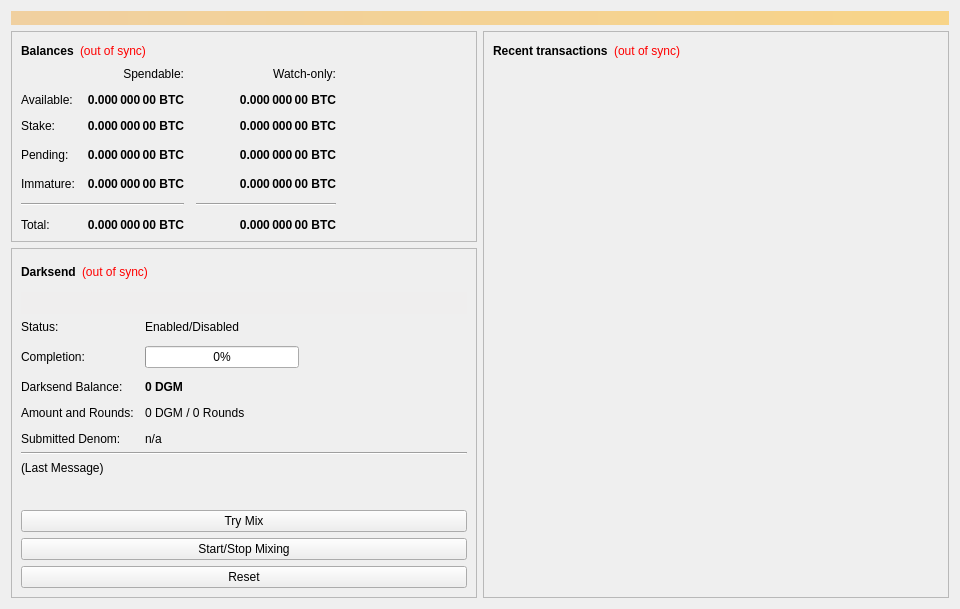
<?xml version="1.0" encoding="UTF-8"?>
<ui version="4.0">
 <class>OverviewPage</class>
 <widget class="QWidget" name="OverviewPage">
  <property name="geometry">
   <rect>
    <x>0</x>
    <y>0</y>
    <width>960</width>
    <height>594</height>
   </rect>
  </property>
  <property name="minimumSize">
   <size>
    <width>960</width>
    <height>0</height>
   </size>
  </property>
  <property name="windowTitle">
   <string>Form</string>
  </property>
  <layout class="QVBoxLayout" name="topLayout">
   <item>
    <widget class="QLabel" name="labelAlerts">
     <property name="visible">
      <bool>false</bool>
     </property>
     <property name="styleSheet">
      <string notr="true">background-color: qlineargradient(x1: 0, y1: 0, x2: 1, y2: 0, stop:0 #F0D0A0, stop:1 #F8D488); color:#000000;</string>
     </property>
     <property name="wordWrap">
      <bool>true</bool>
     </property>
     <property name="margin">
      <number>3</number>
     </property>
    </widget>
   </item>
   <item>
    <layout class="QHBoxLayout" name="horizontalLayout" stretch="1,1">
     <item>
      <layout class="QVBoxLayout" name="verticalLayout_2">
       <item>
        <widget class="QFrame" name="frame">
         <property name="frameShape">
          <enum>QFrame::StyledPanel</enum>
         </property>
         <property name="frameShadow">
          <enum>QFrame::Raised</enum>
         </property>
         <layout class="QVBoxLayout" name="verticalLayout_4">
          <item>
           <layout class="QHBoxLayout" name="horizontalLayout_4">
            <item>
             <widget class="QLabel" name="label_5">
              <property name="font">
               <font>
                <weight>75</weight>
                <bold>true</bold>
               </font>
              </property>
              <property name="text">
               <string>Balances</string>
              </property>
             </widget>
            </item>
            <item>
             <widget class="QLabel" name="labelWalletStatus">
              <property name="cursor">
               <cursorShape>WhatsThisCursor</cursorShape>
              </property>
              <property name="toolTip">
               <string>The displayed information may be out of date. Your wallet automatically synchronizes with the Digimoney network after a connection is established, but this process has not completed yet.</string>
              </property>
              <property name="styleSheet">
               <string notr="true">QLabel { color: red; }</string>
              </property>
              <property name="text">
               <string notr="true">(out of sync)</string>
              </property>
              <property name="alignment">
               <set>Qt::AlignLeading|Qt::AlignLeft|Qt::AlignVCenter</set>
              </property>
             </widget>
            </item>
            <item>
             <spacer name="horizontalSpacer_3">
              <property name="orientation">
               <enum>Qt::Horizontal</enum>
              </property>
              <property name="sizeHint" stdset="0">
               <size>
                <width>40</width>
                <height>20</height>
               </size>
              </property>
             </spacer>
            </item>
           </layout>
          </item>
          <item>
           <layout class="QGridLayout" name="gridLayout">
            <property name="spacing">
             <number>12</number>
            </property>
            <item row="3" column="2">
             <widget class="QLabel" name="labelWatchPending">
              <property name="font">
               <font>
                <weight>75</weight>
                <bold>true</bold>
               </font>
              </property>
              <property name="cursor">
               <cursorShape>IBeamCursor</cursorShape>
              </property>
              <property name="toolTip">
               <string>Unconfirmed transactions to watch-only addresses</string>
              </property>
              <property name="text">
               <string notr="true">0.000 000 00 BTC</string>
              </property>
              <property name="alignment">
               <set>Qt::AlignRight|Qt::AlignTrailing|Qt::AlignVCenter</set>
              </property>
              <property name="textInteractionFlags">
               <set>Qt::LinksAccessibleByMouse|Qt::TextSelectableByKeyboard|Qt::TextSelectableByMouse</set>
              </property>
             </widget>
            </item>
            <item row="3" column="1">
             <widget class="QLabel" name="labelUnconfirmed">
              <property name="font">
               <font>
                <weight>75</weight>
                <bold>true</bold>
               </font>
              </property>
              <property name="cursor">
               <cursorShape>IBeamCursor</cursorShape>
              </property>
              <property name="toolTip">
               <string>Total of transactions that have yet to be confirmed, and do not yet count toward the spendable balance</string>
              </property>
              <property name="text">
               <string notr="true">0.000 000 00 BTC</string>
              </property>
              <property name="alignment">
               <set>Qt::AlignRight|Qt::AlignTrailing|Qt::AlignVCenter</set>
              </property>
              <property name="textInteractionFlags">
               <set>Qt::LinksAccessibleByMouse|Qt::TextSelectableByKeyboard|Qt::TextSelectableByMouse</set>
              </property>
             </widget>
            </item>
            <item row="4" column="2">
             <widget class="QLabel" name="labelWatchImmature">
              <property name="font">
               <font>
                <weight>75</weight>
                <bold>true</bold>
               </font>
              </property>
              <property name="cursor">
               <cursorShape>IBeamCursor</cursorShape>
              </property>
              <property name="toolTip">
               <string>Mined balance in watch-only addresses that has not yet matured</string>
              </property>
              <property name="text">
               <string notr="true">0.000 000 00 BTC</string>
              </property>
              <property name="alignment">
               <set>Qt::AlignRight|Qt::AlignTrailing|Qt::AlignVCenter</set>
              </property>
              <property name="textInteractionFlags">
               <set>Qt::LinksAccessibleByMouse|Qt::TextSelectableByKeyboard|Qt::TextSelectableByMouse</set>
              </property>
             </widget>
            </item>
            <item row="5" column="0" colspan="2">
             <widget class="Line" name="lineSpendableBalance">
              <property name="orientation">
               <enum>Qt::Horizontal</enum>
              </property>
             </widget>
            </item>
            <item row="5" column="2">
             <widget class="Line" name="lineWatchBalance">
              <property name="sizePolicy">
               <sizepolicy hsizetype="Preferred" vsizetype="Fixed">
                <horstretch>0</horstretch>
                <verstretch>0</verstretch>
               </sizepolicy>
              </property>
              <property name="minimumSize">
               <size>
                <width>140</width>
                <height>0</height>
               </size>
              </property>
              <property name="orientation">
               <enum>Qt::Horizontal</enum>
              </property>
             </widget>
            </item>
            <item row="6" column="0">
             <widget class="QLabel" name="labelTotalText">
              <property name="text">
               <string>Total:</string>
              </property>
             </widget>
            </item>
            <item row="4" column="1">
             <widget class="QLabel" name="labelImmature">
              <property name="font">
               <font>
                <weight>75</weight>
                <bold>true</bold>
               </font>
              </property>
              <property name="cursor">
               <cursorShape>IBeamCursor</cursorShape>
              </property>
              <property name="toolTip">
               <string>Mined balance that has not yet matured</string>
              </property>
              <property name="text">
               <string notr="true">0.000 000 00 BTC</string>
              </property>
              <property name="alignment">
               <set>Qt::AlignRight|Qt::AlignTrailing|Qt::AlignVCenter</set>
              </property>
              <property name="textInteractionFlags">
               <set>Qt::LinksAccessibleByMouse|Qt::TextSelectableByKeyboard|Qt::TextSelectableByMouse</set>
              </property>
             </widget>
            </item>
            <item row="3" column="3">
             <spacer name="horizontalSpacer_2">
              <property name="orientation">
               <enum>Qt::Horizontal</enum>
              </property>
              <property name="sizeHint" stdset="0">
               <size>
                <width>40</width>
                <height>20</height>
               </size>
              </property>
             </spacer>
            </item>
            <item row="4" column="0">
             <widget class="QLabel" name="labelImmatureText">
              <property name="text">
               <string>Immature:</string>
              </property>
             </widget>
            </item>
            <item row="6" column="1">
             <widget class="QLabel" name="labelTotal">
              <property name="font">
               <font>
                <weight>75</weight>
                <bold>true</bold>
               </font>
              </property>
              <property name="cursor">
               <cursorShape>IBeamCursor</cursorShape>
              </property>
              <property name="toolTip">
               <string>Your current total balance</string>
              </property>
              <property name="text">
               <string notr="true">0.000 000 00 BTC</string>
              </property>
              <property name="alignment">
               <set>Qt::AlignRight|Qt::AlignTrailing|Qt::AlignVCenter</set>
              </property>
              <property name="textInteractionFlags">
               <set>Qt::LinksAccessibleByMouse|Qt::TextSelectableByKeyboard|Qt::TextSelectableByMouse</set>
              </property>
             </widget>
            </item>
            <item row="6" column="2">
             <widget class="QLabel" name="labelWatchTotal">
              <property name="font">
               <font>
                <weight>75</weight>
                <bold>true</bold>
               </font>
              </property>
              <property name="cursor">
               <cursorShape>IBeamCursor</cursorShape>
              </property>
              <property name="toolTip">
               <string>Current total balance in watch-only addresses</string>
              </property>
              <property name="text">
               <string notr="true">0.000 000 00 BTC</string>
              </property>
              <property name="alignment">
               <set>Qt::AlignRight|Qt::AlignTrailing|Qt::AlignVCenter</set>
              </property>
              <property name="textInteractionFlags">
               <set>Qt::LinksAccessibleByMouse|Qt::TextSelectableByKeyboard|Qt::TextSelectableByMouse</set>
              </property>
             </widget>
            </item>
            <item row="0" column="2">
             <widget class="QLabel" name="labelWatchonly">
              <property name="text">
               <string>Watch-only:</string>
              </property>
              <property name="alignment">
               <set>Qt::AlignRight|Qt::AlignTrailing|Qt::AlignVCenter</set>
              </property>
             </widget>
            </item>
            <item row="1" column="0">
             <widget class="QLabel" name="labelBalanceText">
              <property name="text">
               <string>Available:</string>
              </property>
             </widget>
            </item>
            <item row="1" column="1">
             <widget class="QLabel" name="labelBalance">
              <property name="font">
               <font>
                <weight>75</weight>
                <bold>true</bold>
               </font>
              </property>
              <property name="cursor">
               <cursorShape>IBeamCursor</cursorShape>
              </property>
              <property name="toolTip">
               <string>Your current spendable balance</string>
              </property>
              <property name="text">
               <string notr="true">0.000 000 00 BTC</string>
              </property>
              <property name="alignment">
               <set>Qt::AlignRight|Qt::AlignTrailing|Qt::AlignVCenter</set>
              </property>
              <property name="textInteractionFlags">
               <set>Qt::LinksAccessibleByMouse|Qt::TextSelectableByKeyboard|Qt::TextSelectableByMouse</set>
              </property>
             </widget>
            </item>
            <item row="2" column="0">
             <widget class="QLabel" name="label_10">
              <property name="text">
               <string>Stake:</string>
              </property>
             </widget>
            </item>
            <item row="2" column="1">
             <widget class="QLabel" name="labelStake">
              <property name="font">
               <font>
                <weight>75</weight>
                <bold>true</bold>
               </font>
              </property>
              <property name="cursor">
               <cursorShape>IBeamCursor</cursorShape>
              </property>
              <property name="toolTip">
               <string>Total of coins that was staked, and do not yet count toward the current balance</string>
              </property>
              <property name="text">
               <string notr="true">0.000 000 00 BTC</string>
              </property>
              <property name="alignment">
               <set>Qt::AlignRight|Qt::AlignTrailing|Qt::AlignVCenter</set>
              </property>
              <property name="textInteractionFlags">
               <set>Qt::LinksAccessibleByMouse|Qt::TextSelectableByKeyboard|Qt::TextSelectableByMouse</set>
              </property>
             </widget>
            </item>
            <item row="2" column="2">
             <widget class="QLabel" name="labelWatchStake">
              <property name="font">
               <font>
                <weight>75</weight>
                <bold>true</bold>
               </font>
              </property>
              <property name="cursor">
               <cursorShape>IBeamCursor</cursorShape>
              </property>
              <property name="toolTip">
               <string>Total of coins that was staked in watch-only addresses, and do not yet count toward the current watch-only balance</string>
              </property>
              <property name="text">
               <string notr="true">0.000 000 00 BTC</string>
              </property>
              <property name="alignment">
               <set>Qt::AlignRight|Qt::AlignTrailing|Qt::AlignVCenter</set>
              </property>
              <property name="textInteractionFlags">
               <set>Qt::LinksAccessibleByMouse|Qt::TextSelectableByKeyboard|Qt::TextSelectableByMouse</set>
              </property>
             </widget>
            </item>
            <item row="1" column="2">
             <widget class="QLabel" name="labelWatchAvailable">
              <property name="font">
               <font>
                <weight>75</weight>
                <bold>true</bold>
               </font>
              </property>
              <property name="cursor">
               <cursorShape>IBeamCursor</cursorShape>
              </property>
              <property name="toolTip">
               <string>Your current balance in watch-only addresses</string>
              </property>
              <property name="text">
               <string notr="true">0.000 000 00 BTC</string>
              </property>
              <property name="alignment">
               <set>Qt::AlignRight|Qt::AlignTrailing|Qt::AlignVCenter</set>
              </property>
              <property name="textInteractionFlags">
               <set>Qt::LinksAccessibleByMouse|Qt::TextSelectableByKeyboard|Qt::TextSelectableByMouse</set>
              </property>
             </widget>
            </item>
            <item row="3" column="0">
             <widget class="QLabel" name="labelPendingText">
              <property name="text">
               <string>Pending:</string>
              </property>
             </widget>
            </item>
            <item row="0" column="1">
             <widget class="QLabel" name="labelSpendable">
              <property name="text">
               <string>Spendable:</string>
              </property>
              <property name="alignment">
               <set>Qt::AlignRight|Qt::AlignTrailing|Qt::AlignVCenter</set>
              </property>
             </widget>
            </item>
           </layout>
          </item>
         </layout>
        </widget>
       </item>
       <item>
        <widget class="QFrame" name="frameDarksend">
         <property name="sizePolicy">
          <sizepolicy hsizetype="Expanding" vsizetype="Expanding">
           <horstretch>0</horstretch>
           <verstretch>0</verstretch>
          </sizepolicy>
         </property>
         <property name="minimumSize">
          <size>
           <width>0</width>
           <height>350</height>
          </size>
         </property>
         <property name="layoutDirection">
          <enum>Qt::LeftToRight</enum>
         </property>
         <property name="frameShape">
          <enum>QFrame::StyledPanel</enum>
         </property>
         <property name="frameShadow">
          <enum>QFrame::Raised</enum>
         </property>
         <layout class="QVBoxLayout" name="verticalLayout_5">
          <item>
           <layout class="QHBoxLayout" name="horizontalLayout_5">
            <item>
             <widget class="QLabel" name="label_2">
              <property name="font">
               <font>
                <weight>75</weight>
                <bold>true</bold>
               </font>
              </property>
              <property name="text">
               <string>Darksend</string>
              </property>
             </widget>
            </item>
            <item>
             <widget class="QLabel" name="labelDarksendSyncStatus">
              <property name="toolTip">
               <string>The displayed information may be out of date. Your wallet automatically synchronizes with the Digimoney network after a connection is established, but this process has not completed yet.</string>
              </property>
              <property name="styleSheet">
               <string notr="true">QLabel { color: red; }</string>
              </property>
              <property name="text">
               <string notr="true">(out of sync)</string>
              </property>
              <property name="alignment">
               <set>Qt::AlignLeading|Qt::AlignLeft|Qt::AlignVCenter</set>
              </property>
             </widget>
            </item>
            <item>
             <spacer name="horizontalSpacer_4">
              <property name="orientation">
               <enum>Qt::Horizontal</enum>
              </property>
              <property name="sizeHint" stdset="0">
               <size>
                <width>40</width>
                <height>20</height>
               </size>
              </property>
             </spacer>
            </item>
           </layout>
          </item>
          <item>
           <widget class="QPushButton" name="runAutoDenom">
            <property name="palette">
             <palette>
              <active>
               <colorrole role="WindowText">
                <brush brushstyle="SolidPattern">
                 <color alpha="255">
                  <red>0</red>
                  <green>0</green>
                  <blue>0</blue>
                 </color>
                </brush>
               </colorrole>
               <colorrole role="Button">
                <brush brushstyle="SolidPattern">
                 <color alpha="255">
                  <red>239</red>
                  <green>238</green>
                  <blue>238</blue>
                 </color>
                </brush>
               </colorrole>
               <colorrole role="Light">
                <brush brushstyle="SolidPattern">
                 <color alpha="255">
                  <red>255</red>
                  <green>255</green>
                  <blue>255</blue>
                 </color>
                </brush>
               </colorrole>
               <colorrole role="Midlight">
                <brush brushstyle="SolidPattern">
                 <color alpha="255">
                  <red>247</red>
                  <green>246</green>
                  <blue>246</blue>
                 </color>
                </brush>
               </colorrole>
               <colorrole role="Dark">
                <brush brushstyle="SolidPattern">
                 <color alpha="255">
                  <red>119</red>
                  <green>119</green>
                  <blue>119</blue>
                 </color>
                </brush>
               </colorrole>
               <colorrole role="Mid">
                <brush brushstyle="SolidPattern">
                 <color alpha="255">
                  <red>159</red>
                  <green>159</green>
                  <blue>159</blue>
                 </color>
                </brush>
               </colorrole>
               <colorrole role="Text">
                <brush brushstyle="SolidPattern">
                 <color alpha="255">
                  <red>0</red>
                  <green>0</green>
                  <blue>0</blue>
                 </color>
                </brush>
               </colorrole>
               <colorrole role="BrightText">
                <brush brushstyle="SolidPattern">
                 <color alpha="255">
                  <red>255</red>
                  <green>255</green>
                  <blue>255</blue>
                 </color>
                </brush>
               </colorrole>
               <colorrole role="ButtonText">
                <brush brushstyle="SolidPattern">
                 <color alpha="255">
                  <red>0</red>
                  <green>0</green>
                  <blue>0</blue>
                 </color>
                </brush>
               </colorrole>
               <colorrole role="Base">
                <brush brushstyle="SolidPattern">
                 <color alpha="255">
                  <red>255</red>
                  <green>255</green>
                  <blue>255</blue>
                 </color>
                </brush>
               </colorrole>
               <colorrole role="Window">
                <brush brushstyle="SolidPattern">
                 <color alpha="255">
                  <red>239</red>
                  <green>238</green>
                  <blue>238</blue>
                 </color>
                </brush>
               </colorrole>
               <colorrole role="Shadow">
                <brush brushstyle="SolidPattern">
                 <color alpha="255">
                  <red>0</red>
                  <green>0</green>
                  <blue>0</blue>
                 </color>
                </brush>
               </colorrole>
               <colorrole role="AlternateBase">
                <brush brushstyle="SolidPattern">
                 <color alpha="255">
                  <red>247</red>
                  <green>246</green>
                  <blue>246</blue>
                 </color>
                </brush>
               </colorrole>
               <colorrole role="ToolTipBase">
                <brush brushstyle="SolidPattern">
                 <color alpha="255">
                  <red>255</red>
                  <green>255</green>
                  <blue>220</blue>
                 </color>
                </brush>
               </colorrole>
               <colorrole role="ToolTipText">
                <brush brushstyle="SolidPattern">
                 <color alpha="255">
                  <red>0</red>
                  <green>0</green>
                  <blue>0</blue>
                 </color>
                </brush>
               </colorrole>
              </active>
              <inactive>
               <colorrole role="WindowText">
                <brush brushstyle="SolidPattern">
                 <color alpha="255">
                  <red>0</red>
                  <green>0</green>
                  <blue>0</blue>
                 </color>
                </brush>
               </colorrole>
               <colorrole role="Button">
                <brush brushstyle="SolidPattern">
                 <color alpha="255">
                  <red>239</red>
                  <green>238</green>
                  <blue>238</blue>
                 </color>
                </brush>
               </colorrole>
               <colorrole role="Light">
                <brush brushstyle="SolidPattern">
                 <color alpha="255">
                  <red>255</red>
                  <green>255</green>
                  <blue>255</blue>
                 </color>
                </brush>
               </colorrole>
               <colorrole role="Midlight">
                <brush brushstyle="SolidPattern">
                 <color alpha="255">
                  <red>247</red>
                  <green>246</green>
                  <blue>246</blue>
                 </color>
                </brush>
               </colorrole>
               <colorrole role="Dark">
                <brush brushstyle="SolidPattern">
                 <color alpha="255">
                  <red>119</red>
                  <green>119</green>
                  <blue>119</blue>
                 </color>
                </brush>
               </colorrole>
               <colorrole role="Mid">
                <brush brushstyle="SolidPattern">
                 <color alpha="255">
                  <red>159</red>
                  <green>159</green>
                  <blue>159</blue>
                 </color>
                </brush>
               </colorrole>
               <colorrole role="Text">
                <brush brushstyle="SolidPattern">
                 <color alpha="255">
                  <red>0</red>
                  <green>0</green>
                  <blue>0</blue>
                 </color>
                </brush>
               </colorrole>
               <colorrole role="BrightText">
                <brush brushstyle="SolidPattern">
                 <color alpha="255">
                  <red>255</red>
                  <green>255</green>
                  <blue>255</blue>
                 </color>
                </brush>
               </colorrole>
               <colorrole role="ButtonText">
                <brush brushstyle="SolidPattern">
                 <color alpha="255">
                  <red>0</red>
                  <green>0</green>
                  <blue>0</blue>
                 </color>
                </brush>
               </colorrole>
               <colorrole role="Base">
                <brush brushstyle="SolidPattern">
                 <color alpha="255">
                  <red>255</red>
                  <green>255</green>
                  <blue>255</blue>
                 </color>
                </brush>
               </colorrole>
               <colorrole role="Window">
                <brush brushstyle="SolidPattern">
                 <color alpha="255">
                  <red>239</red>
                  <green>238</green>
                  <blue>238</blue>
                 </color>
                </brush>
               </colorrole>
               <colorrole role="Shadow">
                <brush brushstyle="SolidPattern">
                 <color alpha="255">
                  <red>0</red>
                  <green>0</green>
                  <blue>0</blue>
                 </color>
                </brush>
               </colorrole>
               <colorrole role="AlternateBase">
                <brush brushstyle="SolidPattern">
                 <color alpha="255">
                  <red>247</red>
                  <green>246</green>
                  <blue>246</blue>
                 </color>
                </brush>
               </colorrole>
               <colorrole role="ToolTipBase">
                <brush brushstyle="SolidPattern">
                 <color alpha="255">
                  <red>255</red>
                  <green>255</green>
                  <blue>220</blue>
                 </color>
                </brush>
               </colorrole>
               <colorrole role="ToolTipText">
                <brush brushstyle="SolidPattern">
                 <color alpha="255">
                  <red>0</red>
                  <green>0</green>
                  <blue>0</blue>
                 </color>
                </brush>
               </colorrole>
              </inactive>
              <disabled>
               <colorrole role="WindowText">
                <brush brushstyle="SolidPattern">
                 <color alpha="255">
                  <red>119</red>
                  <green>119</green>
                  <blue>119</blue>
                 </color>
                </brush>
               </colorrole>
               <colorrole role="Button">
                <brush brushstyle="SolidPattern">
                 <color alpha="255">
                  <red>239</red>
                  <green>238</green>
                  <blue>238</blue>
                 </color>
                </brush>
               </colorrole>
               <colorrole role="Light">
                <brush brushstyle="SolidPattern">
                 <color alpha="255">
                  <red>255</red>
                  <green>255</green>
                  <blue>255</blue>
                 </color>
                </brush>
               </colorrole>
               <colorrole role="Midlight">
                <brush brushstyle="SolidPattern">
                 <color alpha="255">
                  <red>247</red>
                  <green>246</green>
                  <blue>246</blue>
                 </color>
                </brush>
               </colorrole>
               <colorrole role="Dark">
                <brush brushstyle="SolidPattern">
                 <color alpha="255">
                  <red>119</red>
                  <green>119</green>
                  <blue>119</blue>
                 </color>
                </brush>
               </colorrole>
               <colorrole role="Mid">
                <brush brushstyle="SolidPattern">
                 <color alpha="255">
                  <red>159</red>
                  <green>159</green>
                  <blue>159</blue>
                 </color>
                </brush>
               </colorrole>
               <colorrole role="Text">
                <brush brushstyle="SolidPattern">
                 <color alpha="255">
                  <red>119</red>
                  <green>119</green>
                  <blue>119</blue>
                 </color>
                </brush>
               </colorrole>
               <colorrole role="BrightText">
                <brush brushstyle="SolidPattern">
                 <color alpha="255">
                  <red>255</red>
                  <green>255</green>
                  <blue>255</blue>
                 </color>
                </brush>
               </colorrole>
               <colorrole role="ButtonText">
                <brush brushstyle="SolidPattern">
                 <color alpha="255">
                  <red>119</red>
                  <green>119</green>
                  <blue>119</blue>
                 </color>
                </brush>
               </colorrole>
               <colorrole role="Base">
                <brush brushstyle="SolidPattern">
                 <color alpha="255">
                  <red>239</red>
                  <green>238</green>
                  <blue>238</blue>
                 </color>
                </brush>
               </colorrole>
               <colorrole role="Window">
                <brush brushstyle="SolidPattern">
                 <color alpha="255">
                  <red>239</red>
                  <green>238</green>
                  <blue>238</blue>
                 </color>
                </brush>
               </colorrole>
               <colorrole role="Shadow">
                <brush brushstyle="SolidPattern">
                 <color alpha="255">
                  <red>0</red>
                  <green>0</green>
                  <blue>0</blue>
                 </color>
                </brush>
               </colorrole>
               <colorrole role="AlternateBase">
                <brush brushstyle="SolidPattern">
                 <color alpha="255">
                  <red>239</red>
                  <green>238</green>
                  <blue>238</blue>
                 </color>
                </brush>
               </colorrole>
               <colorrole role="ToolTipBase">
                <brush brushstyle="SolidPattern">
                 <color alpha="255">
                  <red>255</red>
                  <green>255</green>
                  <blue>220</blue>
                 </color>
                </brush>
               </colorrole>
               <colorrole role="ToolTipText">
                <brush brushstyle="SolidPattern">
                 <color alpha="255">
                  <red>0</red>
                  <green>0</green>
                  <blue>0</blue>
                 </color>
                </brush>
               </colorrole>
              </disabled>
             </palette>
            </property>
            <property name="focusPolicy">
             <enum>Qt::NoFocus</enum>
            </property>
            <property name="autoFillBackground">
             <bool>true</bool>
            </property>
            <property name="text">
             <string/>
            </property>
            <property name="flat">
             <bool>true</bool>
            </property>
           </widget>
          </item>
          <item>
           <layout class="QFormLayout" name="formLayout">
            <property name="fieldGrowthPolicy">
             <enum>QFormLayout::AllNonFixedFieldsGrow</enum>
            </property>
            <property name="horizontalSpacing">
             <number>11</number>
            </property>
            <property name="verticalSpacing">
             <number>12</number>
            </property>
            <item row="0" column="0">
             <widget class="QLabel" name="label_6">
              <property name="text">
               <string>Status:</string>
              </property>
             </widget>
            </item>
            <item row="1" column="0">
             <widget class="QLabel" name="label_7">
              <property name="text">
               <string>Completion:</string>
              </property>
             </widget>
            </item>
            <item row="1" column="1">
             <widget class="QProgressBar" name="darksendProgress">
              <property name="maximumSize">
               <size>
                <width>154</width>
                <height>16777215</height>
               </size>
              </property>
              <property name="value">
               <number>0</number>
              </property>
             </widget>
            </item>
            <item row="3" column="0">
             <widget class="QLabel" name="labelAnonymizedText">
              <property name="text">
               <string>Darksend Balance:</string>
              </property>
             </widget>
            </item>
            <item row="3" column="1">
             <widget class="QLabel" name="labelAnonymized">
              <property name="font">
               <font>
                <weight>75</weight>
                <bold>true</bold>
               </font>
              </property>
              <property name="text">
               <string notr="true">0 DGM</string>
              </property>
             </widget>
            </item>
            <item row="4" column="0">
             <widget class="QLabel" name="label_8">
              <property name="text">
               <string>Amount and Rounds:</string>
              </property>
             </widget>
            </item>
            <item row="4" column="1">
             <widget class="QLabel" name="labelAmountRounds">
              <property name="text">
               <string>0 DGM / 0 Rounds</string>
              </property>
             </widget>
            </item>
            <item row="5" column="0">
             <widget class="QLabel" name="label_9">
              <property name="text">
               <string>Submitted Denom:</string>
              </property>
             </widget>
            </item>
            <item row="5" column="1">
             <widget class="QLabel" name="labelSubmittedDenom">
              <property name="toolTip">
               <string>The denominations you submitted to the Masternode.&lt;br&gt;To mix, other users must submit the exact same denominations.</string>
              </property>
              <property name="text">
               <string>n/a</string>
              </property>
             </widget>
            </item>
            <item row="0" column="1">
             <widget class="QLabel" name="darksendEnabled">
              <property name="text">
               <string>Enabled/Disabled</string>
              </property>
             </widget>
            </item>
           </layout>
          </item>
          <item>
           <widget class="Line" name="lineLastMessage">
            <property name="orientation">
             <enum>Qt::Horizontal</enum>
            </property>
           </widget>
          </item>
          <item>
           <widget class="QLabel" name="darksendStatus">
            <property name="minimumSize">
             <size>
              <width>288</width>
              <height>43</height>
             </size>
            </property>
            <property name="text">
             <string>(Last Message)</string>
            </property>
            <property name="alignment">
             <set>Qt::AlignLeading|Qt::AlignLeft|Qt::AlignTop</set>
            </property>
            <property name="wordWrap">
             <bool>true</bool>
            </property>
           </widget>
          </item>
          <item>
           <widget class="QPushButton" name="darksendAuto">
            <property name="sizePolicy">
             <sizepolicy hsizetype="MinimumExpanding" vsizetype="Fixed">
              <horstretch>0</horstretch>
              <verstretch>0</verstretch>
             </sizepolicy>
            </property>
            <property name="toolTip">
             <string>Try to manually submit a Darksend request.</string>
            </property>
            <property name="text">
             <string>Try Mix</string>
            </property>
           </widget>
          </item>
          <item>
           <widget class="QPushButton" name="toggleDarksend">
            <property name="sizePolicy">
             <sizepolicy hsizetype="MinimumExpanding" vsizetype="Fixed">
              <horstretch>0</horstretch>
              <verstretch>0</verstretch>
             </sizepolicy>
            </property>
            <property name="text">
             <string>Start/Stop Mixing</string>
            </property>
           </widget>
          </item>
          <item>
           <widget class="QPushButton" name="darksendReset">
            <property name="sizePolicy">
             <sizepolicy hsizetype="MinimumExpanding" vsizetype="Fixed">
              <horstretch>0</horstretch>
              <verstretch>0</verstretch>
             </sizepolicy>
            </property>
            <property name="toolTip">
             <string>Reset the current status of Darksend (can interrupt Darksend if it's in the process of Mixing, which can cost you money!)</string>
            </property>
            <property name="autoFillBackground">
             <bool>false</bool>
            </property>
            <property name="text">
             <string>Reset</string>
            </property>
           </widget>
          </item>
         </layout>
        </widget>
       </item>
       <item>
        <spacer name="verticalSpacer">
         <property name="orientation">
          <enum>Qt::Vertical</enum>
         </property>
         <property name="sizeHint" stdset="0">
          <size>
           <width>20</width>
           <height>40</height>
          </size>
         </property>
        </spacer>
       </item>
      </layout>
     </item>
     <item>
      <layout class="QVBoxLayout" name="verticalLayout_3">
       <item>
        <widget class="QFrame" name="frame_2">
         <property name="frameShape">
          <enum>QFrame::StyledPanel</enum>
         </property>
         <property name="frameShadow">
          <enum>QFrame::Raised</enum>
         </property>
         <layout class="QVBoxLayout" name="verticalLayout">
          <item>
           <layout class="QHBoxLayout" name="horizontalLayout_2">
            <item>
             <widget class="QLabel" name="label_4">
              <property name="font">
               <font>
                <weight>75</weight>
                <bold>true</bold>
               </font>
              </property>
              <property name="text">
               <string>Recent transactions</string>
              </property>
             </widget>
            </item>
            <item>
             <widget class="QLabel" name="labelTransactionsStatus">
              <property name="cursor">
               <cursorShape>WhatsThisCursor</cursorShape>
              </property>
              <property name="toolTip">
               <string>The displayed information may be out of date. Your wallet automatically synchronizes with the Digimoney network after a connection is established, but this process has not completed yet.</string>
              </property>
              <property name="styleSheet">
               <string notr="true">QLabel { color: red; }</string>
              </property>
              <property name="text">
               <string notr="true">(out of sync)</string>
              </property>
              <property name="alignment">
               <set>Qt::AlignRight|Qt::AlignTrailing|Qt::AlignVCenter</set>
              </property>
             </widget>
            </item>
            <item>
             <spacer name="horizontalSpacer">
              <property name="orientation">
               <enum>Qt::Horizontal</enum>
              </property>
              <property name="sizeHint" stdset="0">
               <size>
                <width>40</width>
                <height>20</height>
               </size>
              </property>
             </spacer>
            </item>
           </layout>
          </item>
          <item>
           <widget class="QListView" name="listTransactions">
            <property name="styleSheet">
             <string notr="true">QListView { background: transparent; }</string>
            </property>
            <property name="frameShape">
             <enum>QFrame::NoFrame</enum>
            </property>
            <property name="verticalScrollBarPolicy">
             <enum>Qt::ScrollBarAlwaysOff</enum>
            </property>
            <property name="horizontalScrollBarPolicy">
             <enum>Qt::ScrollBarAlwaysOff</enum>
            </property>
            <property name="selectionMode">
             <enum>QAbstractItemView::NoSelection</enum>
            </property>
           </widget>
          </item>
         </layout>
        </widget>
       </item>
      </layout>
     </item>
    </layout>
   </item>
  </layout>
 </widget>
 <resources/>
 <connections/>
</ui>
